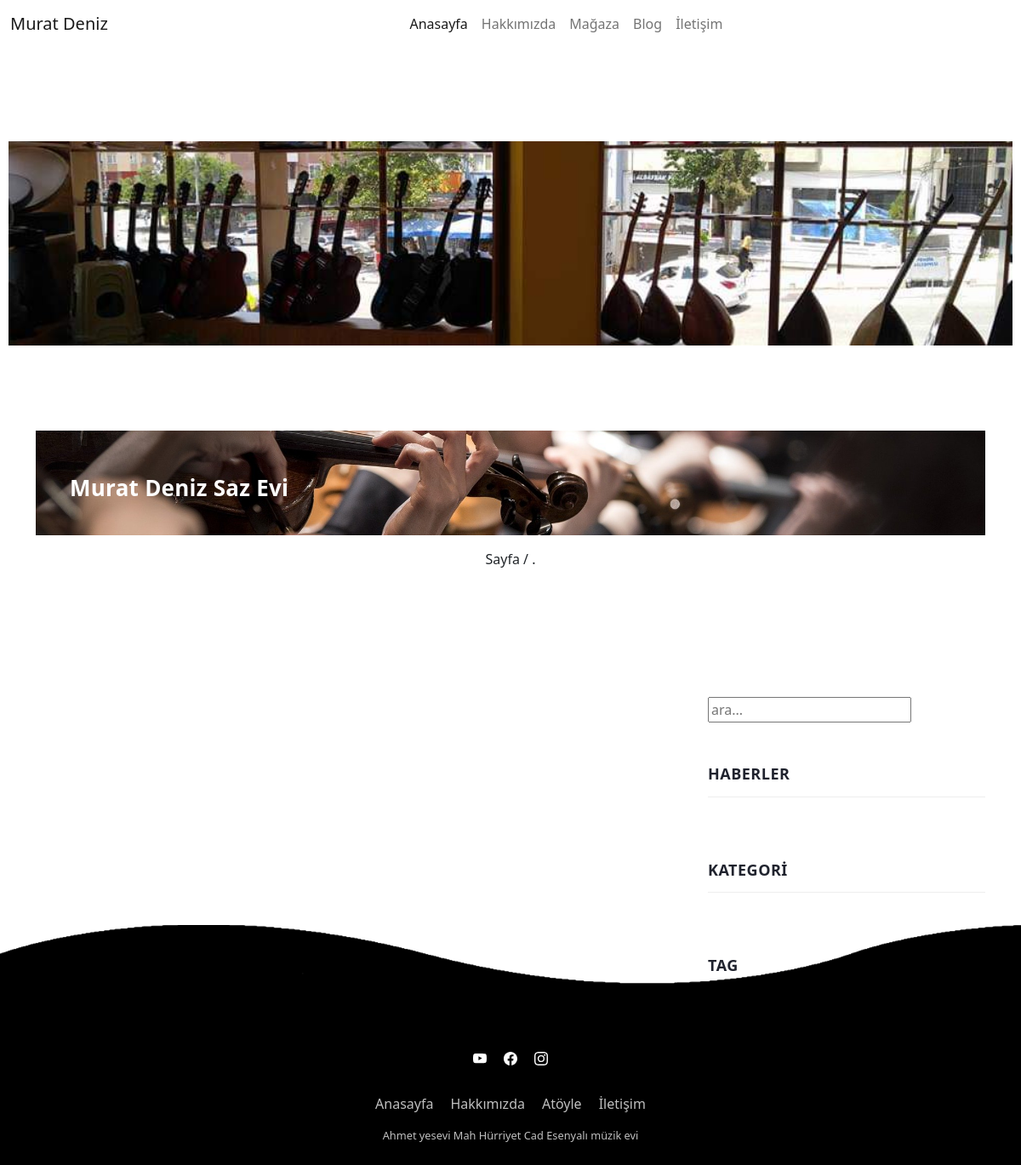
/blog/categories/cura, run on an earlier commit of the app's database.
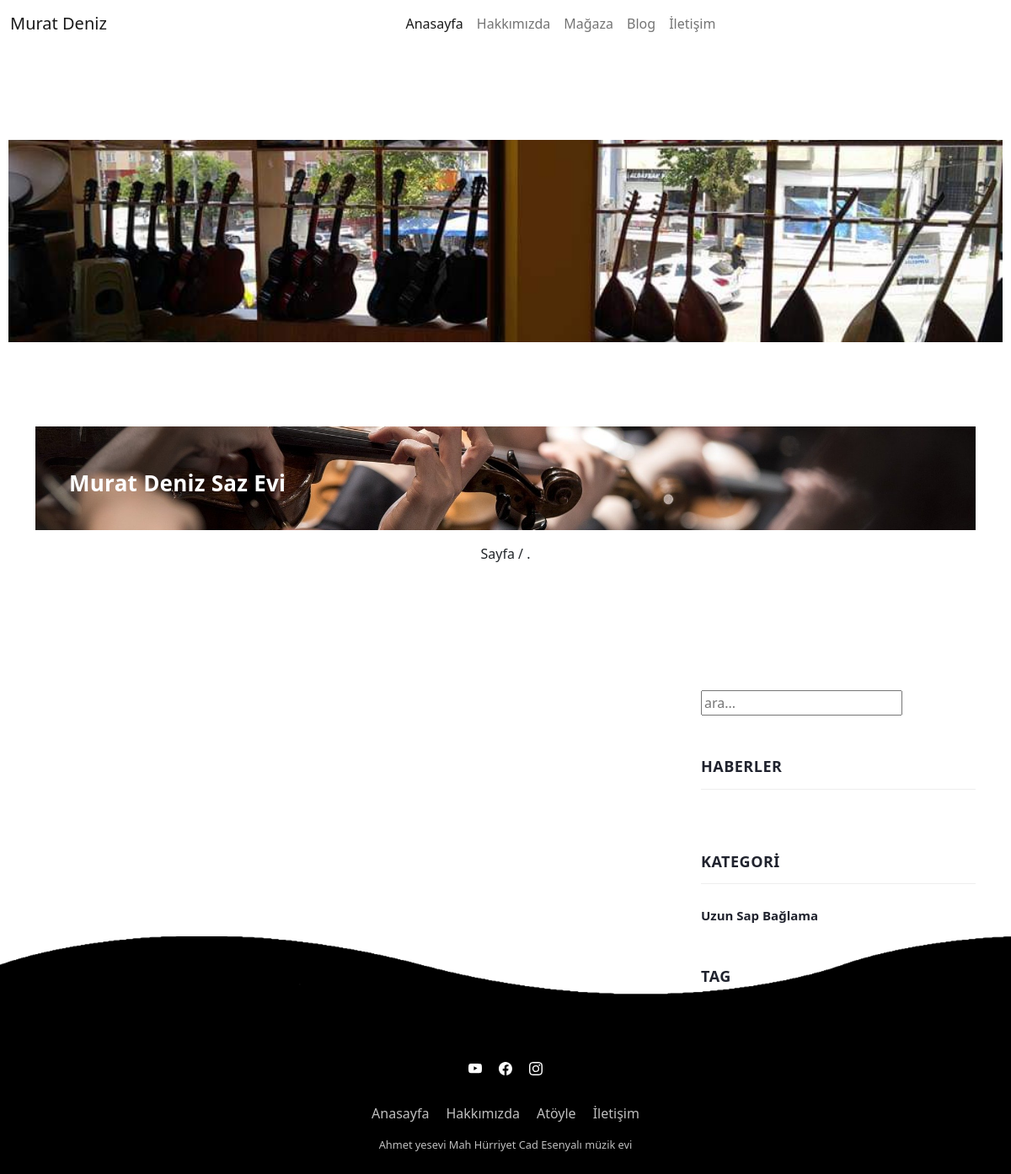
And on a later commit of the database.
### blog/models.py (models this page shows, shortened)
class Category(models.Model):
    isim = models.CharField(max_length=50,null=True)
    slug = models.SlugField(max_length=50,unique=True,null=True)

### blog/views.py (the view)
# urls.py: path('categories/<slug:category_slug>', views.blog_kategory, name='blog_by_kategory'),
def blog_kategory(request,category_slug):
    posts = Post.objects.all().filter(category__slug=category_slug)
    categories = Category.objects.all()
    tags = Tag.objects.all()
    context = {
        'posts':posts,
        'tags':tags,
        'categories':categories
    }
    return render(request,'blog.html',context)

### templates/blog.html (shortened to what this page needs)
 {% load static %}
<!DOCTYPE html>
<html lang="tr">
  <head>
    <link href="https://cdn.jsdelivr.net/npm/bootstrap@5.1.3/dist/css/bootstrap.min.css" rel="stylesheet">
    <link rel="stylesheet" href="{% static 'css2/fontawesome.css'%}">
    <link rel="stylesheet" href="{% static 'css2/templatemo-stand-blog.css'%}">
    <link rel="stylesheet" href="{% static 'css2/owl.css'%}">
  </head>
  <body>
    <nav class="navbar navbar-expand-lg navbar-light bg-white ">
      <div class="container-fluid ">
        <a class="navbar-brand" href="#">Murat Deniz </a>
        <div class="collapse navbar-collapse justify-content-center align-content-center" id="navbarNav">
          <ul class="navbar-nav ">
            <li class="nav-item">
              <a class="nav-link active button-30" aria-current="page" href="{% url 'index' %}">Anasayfa</a>
            </li>
            <li class="nav-item">
              <a class="nav-link button-30" href="{% url 'about' %}">Hakkımızda</a>
            </li>
            <li class="nav-item">
              <a class="nav-link button-30" href="{% url 'urunler' %}">Mağaza</a>
            </li>
            <li class="nav-item">
              <a class="nav-link button-30" href="{% url 'blog' %}">Blog</a>
            </li>
            <li class="nav-item">
              <a class="nav-link button-30"  href="{% url 'contact' %}">İletişim</a>
            </li>
          </ul>
        </div>
      </div>
    </nav>
    <div class="heading-page header-text">
      <section class="page-heading">
      </section>
    </div>
    <section class="call-to-action">
      <div class="container">
        <div class="row">
          <div class="col-lg-12">
            <div class="main-content">
              <div class="row">
                <div class="col-lg-8">
                  <h4>Murat Deniz Saz Evi</h4>
                </div>
                <div class="col-lg-4">
                </div>
              </div>
            </div>
          </div>
        </div>
      </div>
    </section>
    <nav aria-label="...">
      <div class="pagination">
        <span class="step-links">
            <span class="current">
                Sayfa {{ posts.number }} / {{ posts.paginator.num_pages }}.
            </span>
        </span>
    </div>
    </nav>
    <section class="blog-posts grid-system">
      <div class="container">
        <div class="row">
          <div class="col-lg-8">
          </div>
          <div class="col-lg-4">
            <div class="sidebar">
              <div class="row">
                <div class="col-lg-12">
                  <div class="sidebar-item ">
                    <form id="search_form" name="gs" method="GET" action="{% url 'searchh' %}">
                      <input type="text" name="search" class="searchText" placeholder="Ara..." autocomplete="on">
                    </form>
                  </div>
                </div>
                <div class="col-lg-12">
                  <div class="sidebar-item recent-posts">
                    <div class="sidebar-heading">
                      <h2>Haberler</h2>
                    </div>
                  </div>
                </div>
                <div class="col-lg-12">
                  <div class="sidebar-item categories">
                    <div class="sidebar-heading">
                      <h2>Kategori</h2>
                    </div>
                    {% for category in categories %}
                    <div class="content">
                      <ul>
                        <li>
                          <a href="{% url 'blog_by_kategory' category.slug %}">
                            {{category.isim}}</a>
                          </li>
                      </ul>
                    </div>
                    {% endfor %}
                  </div>
                </div>
                <div class="col-lg-12">
                  <div class="sidebar-item tags">
                    <div class="sidebar-heading">
                      <h2>Tag </h2>
                    </div>
                  </div>
                </div>
              </div>
            </div>
          </div>
        </div>
      </div>
    </section>
    <section class="footer">
      <footer>
        <div class="waves">
          <div class="wave" id="wave1"></div>
          <div class="wave" id="wave3"></div>
        </div>
        <ul class="social_icon">
          <li><a href="https://www.instagram.com/muratdeniz.official/"></a></li>
          <li><a href="https://www.instagram.com/muratdeniz.official/"></a></li>
          <li><a href="https://www.instagram.com/muratdeniz.official/"></a></li>
        </ul>
        <ul class="menu">
          <li><a href="">Anasayfa</a></li>
          <li><a href="">Hakkımızda</a></li>
          <li><a href="">Atöyle</a></li>
          <li><a href="">İletişim</a></li>
        </ul>
        <p class="footer_text">Ahmet yesevi Mah Hürriyet Cad Esenyalı müzik evi</p>
      </footer>
     </section>
  </body>
</html>

### static/css2/templatemo-stand-blog.css (style rules this page uses)
.searchText { text-transform: lowercase !important; }
p { margin-bottom: 0px; font-size: 15px; font-weight: 400; color: #7a7a7a; line-height: 30px; }
a { text-decoration: none!important; }
ul { padding: 0; margin: 0; list-style: none; }
h1,h2,h3,h4,h5,h6 { margin: 0px; }
.heading-page { padding-top: 110px; }
.page-heading { margin: 0px 10px; padding: 120px 0px; text-align: left; background-position: center center; background-repeat: no-repeat; background-size: cover; background-image: url(../img/kursmerkezi.jpg); }
.pagination { display: flex; justify-content: center ; align-items: center; margin: 1rem; }
.call-to-action { margin-top: 100px; }
.call-to-action .main-content { padding: 40px; background-image: url(../img/violins-g52868effb_1920.jpg); background-position: center center; background-repeat: no-repeat; background-size: cover; }
.call-to-action .main-content h4 { margin-bottom: 0px; margin-top: 12px; color: #fff; font-size: 26px; font-weight: 900; letter-spacing: 0.25px; }
.blog-posts { margin-top: 100px; }
.blog-posts .sidebar-heading h2 { font-size: 18px; text-transform: uppercase; font-weight: 900; letter-spacing: 0.5px; color: #20232e; border-bottom: 1px solid #eee; padding-bottom: 15px; margin-bottom: 25px; }
.sidebar { margin-left: 30px; }
.sidebar .sidebar-item { margin-top: 50px; }
.sidebar .sidebar-heading h2 { font-size: 18px; text-transform: uppercase; font-weight: 900; letter-spacing: 0.5px; color: #20232e; border-bottom: 1px solid #eee; padding-bottom: 15px; margin-bottom: 25px; }
.sidebar .categories ul li { margin-bottom: 15px; }
.sidebar .categories ul li:last-child { margin-bottom: 0px; }
.sidebar .categories ul li a { font-size: 15px; font-weight: 700; color: #20232e; transition: all .3s; }
.footer { display: flex; justify-content: flex-end; align-items: flex-end; width: 100%; }
footer { position: relative; width: 100%; background: #000; min-height: 100px; padding: 20px 50px; display: flex; justify-content: center; align-items: center; flex-direction: column; }
footer .social_icon, footer .menu { position: relative; display: flex; justify-content: center; align-items: center; margin: 10px 0; flex-wrap: wrap; }
footer .social_icon li,footer .menu li { list-style: none; }
footer .social_icon li a { font-size: 2em; color: #fff; margin: 0 10px; display: inline-block; transition: 0.5s; }
footer .menu li a { font-size: 1em; color: #fff; margin: 0 10px; display: inline-block; transition: 0.5s; text-decoration: none; opacity: 0.75; }
.footer_text { font-size: .8em; color: #fff; margin: 0 10px; display: inline-block; transition: 0.5s; text-decoration: none; opacity: 0.75; }
footer .wave { position: absolute; top: -100px; left: 0; width: 100%; height: 100px; background: url(./wave3.png); background-size: 1000px 100px; }
footer .wave#wave1 { z-index: 1000; opacity: 1; bottom: 0; animation: animateWave 4s linear infinite; }
footer .wave#wave3 { z-index: 1000; opacity: 0.2; bottom: 15px; animation: animateWave 3s linear infinite; }

What changed in the data, as far as the page shows it:
added Category: isim "Uzun Sap Bağlama"
